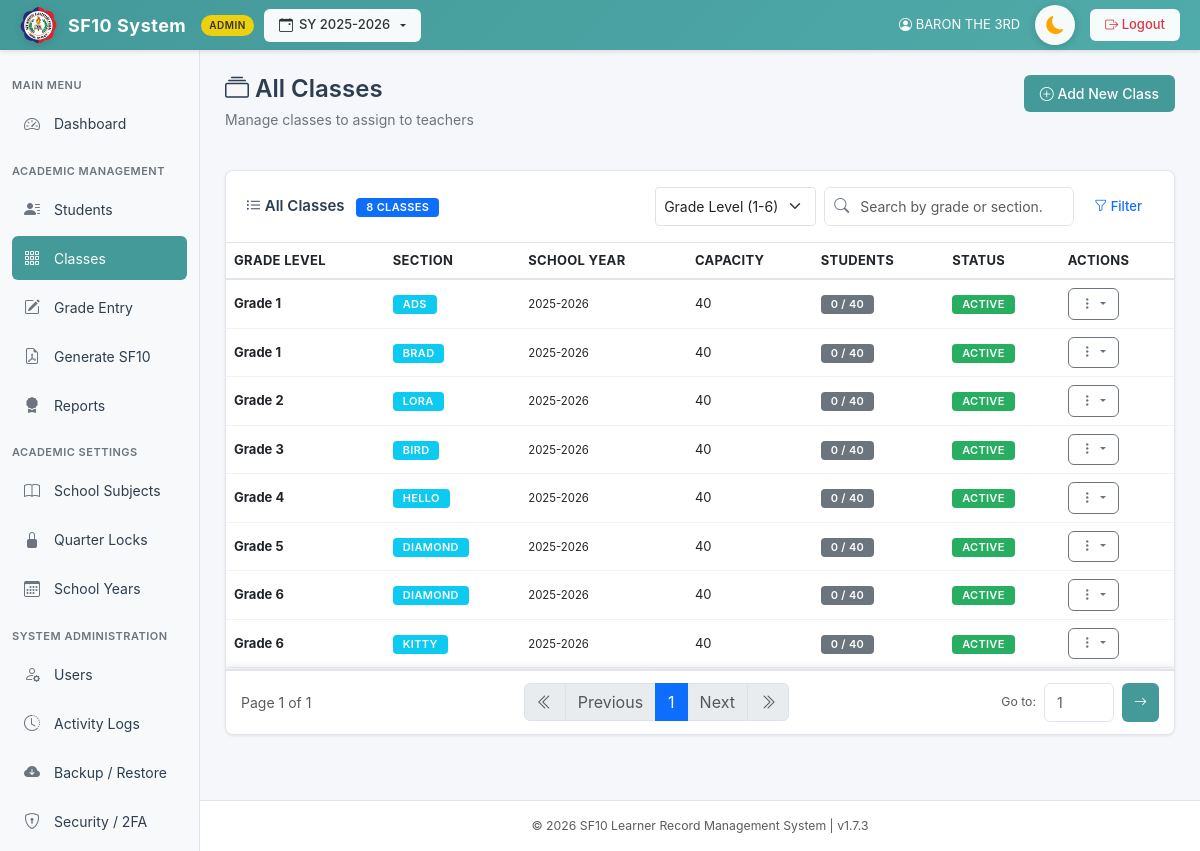
The app's page /pages/classes.php (signed in) with its own data.
### tables this page shows
CREATE TABLE `classes` (
  `id` int(11) NOT NULL AUTO_INCREMENT,
  `grade_level` varchar(10) NOT NULL,
  `section` varchar(50) NOT NULL,
  `school_year` varchar(20) NOT NULL,
  `capacity` int(11) NOT NULL DEFAULT 40,
  `status` enum('Active','Inactive') DEFAULT 'Active',
  `created_at` timestamp NOT NULL DEFAULT current_timestamp(),
  `updated_at` timestamp NOT NULL DEFAULT current_timestamp() ON UPDATE current_timestamp(),
  PRIMARY KEY (`id`),
  UNIQUE KEY `unique_class` (`grade_level`,`section`,`school_year`)
);

### pages/classes.php (the view, shortened to what this page needs)
<?php
require_once '../includes/db.php';
$currentSchoolYear = $_SESSION['school_year'] ?? null;
$filter_grade = isset($_GET['filter_grade']) ? $_GET['filter_grade'] : 'all';
$filter_status = isset($_GET['filter_status']) ? $_GET['filter_status'] : 'all';
$filter_sy = isset($_GET['filter_sy']) ? $_GET['filter_sy'] : 'all';
$search = isset($_GET['search']) ? $_GET['search'] : '';
$sort = isset($_GET['sort']) ? $_GET['sort'] : 'grade-asc';
$where = [];
$where[] = "school_year = '" . $conn->real_escape_string($currentSchoolYear) . "'";
$where_sql = !empty($where) ? 'WHERE ' . implode(' AND ', $where) : '';
$order_by = "";
switch ($sort) {
    case 'grade-asc': $order_by .= "c.grade_level ASC, c.section ASC"; break;
}
$page = isset($_GET['page']) ? max(1, (int)$_GET['page']) : 1;
$items_per_page = 20;
$count_query = "SELECT COUNT(*) as total FROM classes $where_sql";
$total_classes_filtered = $conn->query($count_query)->fetch_assoc()['total'];
$total_pages = ceil($total_classes_filtered / $items_per_page);
$page = max(1, min($total_pages, $page));
$offset = ($page - 1) * $items_per_page;
$classes_query = "SELECT c.*,
                  (SELECT COUNT(*) FROM students WHERE grade_level = c.grade_level AND section = c.section) as student_count
                  FROM classes c
                  $where_sql
                  ORDER BY $order_by
                  LIMIT $items_per_page OFFSET $offset";
$classes = $conn->query($classes_query);
$stats_where = "WHERE school_year = '" . $conn->real_escape_string($currentSchoolYear) . "'";
$total_classes = $conn->query("SELECT COUNT(*) as count FROM classes $stats_where")->fetch_assoc()['count'];
include '../templates/header.php';
?>
<div class="d-flex justify-content-between align-items-start mb-4">
    <div class="page-header mb-0">
        <h2><i class="bi bi-collection"></i> All Classes</h2>
        <p class="subtitle">Manage classes to assign to teachers</p>
    </div>
    <div class="d-flex gap-2">
        <a href="add_class.php" class="btn btn-primary">
            <i class="bi bi-plus-circle"></i> Add New Class
        </a>
    </div>
</div>
<div class="card classes-card">
    <div class="card-header d-flex justify-content-between align-items-center">
        <span>
            <i class="bi bi-list-ul"></i> All Classes
            <span class="badge bg-primary ms-2"><?= number_format($total_classes) ?> classes</span>
        </span>
        <div class="d-flex gap-2">
            <select id="sortClasses" class="form-select form-select-sm" style="width: auto;">
                        <option value="grade-asc" <?= $sort == 'grade-asc' ? 'selected' : '' ?>>Grade Level (1-6)</option>
                    </select>
                    <div style="position: relative; width: 250px;">
                        <input type="text" class="form-control form-control-sm" id="classSearch" placeholder="Search by grade or section..." value="<?= htmlspecialchars($search) ?>" style="padding-left: 35px; padding-right: 30px;">
                    </div>
                    <button class="btn btn-sm btn-outline-primary" data-bs-toggle="collapse" data-bs-target="#filterPanel">
                        <i class="bi bi-funnel"></i> Filter
                    </button>
                </div>
            </div>
            <div class="card-body">
                <div class="table-responsive">
                    <table class="table table-hover mb-0" id="classesTable">
                        <thead>
                            <tr>
                                <th>Grade Level</th>
                                <th>Section</th>
                                <th>School Year</th>
                                <th>Capacity</th>
                                <th>Students</th>
                                <th>Status</th>
                                <th>Actions</th>
                            </tr>
                        </thead>
                        <tbody>
                            <?php if ($classes && $classes->num_rows > 0): ?>
                                <?php while ($class = $classes->fetch_assoc()): ?>
                                <tr class="class-row"
                                    data-grade="<?= $class['grade_level'] ?>"
                                    data-section="<?= htmlspecialchars($class['section']) ?>"
                                    data-status="<?= htmlspecialchars($class['status']) ?>">
                                    <td><strong>Grade <?= htmlspecialchars($class['grade_level']) ?></strong></td>
                                    <td><span class="badge bg-info"><?= htmlspecialchars($class['section']) ?></span></td>
                                    <td><small><?= htmlspecialchars($class['school_year']) ?></small></td>
                                    <td><?= $class['capacity'] ?></td>
                                    <td>
                                        <span class="badge bg-secondary"><?= $class['student_count'] ?> / <?= $class['capacity'] ?></span>
                                    </td>
                                    <td>
                                        <?php if ($class['status'] == 'Active'): ?>
                                        <span class="badge bg-success">Active</span>
                                        <?php else: ?>
                                        <span class="badge bg-secondary">Inactive</span>
                                        <?php endif; ?>
                                    </td>
                                    <td>
                                        <div class="dropdown" style="position: static;">
                                            <button class="btn btn-sm btn-secondary dropdown-toggle" type="button" id="actionsDropdown<?= $class['id'] ?>" data-bs-toggle="dropdown" aria-expanded="false">
                                                <i class="bi bi-three-dots-vertical"></i>
                                            </button>
                                        </div>
                                    </td>
                                </tr>
                                <?php endwhile; ?>
                            <?php endif; ?>
                        </tbody>
                    </table>
                </div>
            </div>
            <?php if ($total_classes_filtered > 0): ?>
            <div class="pagination-container">
                <div class="d-flex justify-content-between align-items-center">
                    <div class="text-muted">
                        Page <?= $page ?> of <?= max(1, $total_pages) ?>
                    </div>
                    <nav aria-label="Page navigation">
                        <ul class="pagination mb-0">
                            <li class="page-item <?= $page <= 1 ? 'disabled' : '' ?>">
                                <a class="page-link" href="?page=1&filter_grade=<?= urlencode($filter_grade) ?>&filter_status=<?= urlencode($filter_status) ?>&filter_sy=<?= urlencode($filter_sy) ?>&search=<?= urlencode($search) ?>&sort=<?= urlencode($sort) ?>" title="First Page">
                                    <i class="bi bi-chevron-double-left"></i>
                                </a>
                            </li>
                            <li class="page-item <?= $page <= 1 ? 'disabled' : '' ?>">
                                <a class="page-link" href="?page=<?= max(1, $page - 1) ?>&filter_grade=<?= urlencode($filter_grade) ?>&filter_status=<?= urlencode($filter_status) ?>&filter_sy=<?= urlencode($filter_sy) ?>&search=<?= urlencode($search) ?>&sort=<?= urlencode($sort) ?>">Previous</a>
                            </li>
                            <?php
                            $start_page = max(1, $page - 2);
                            $end_page = min(max(1, $total_pages), $start_page + 4);
                            $start_page = max(1, $end_page - 4);
                            for($i = $start_page; $i <= $end_page; $i++):
                            ?>
                            <li class="page-item <?= $i == $page ? 'active' : '' ?>">
                                <a class="page-link" href="?page=<?= $i ?>&filter_grade=<?= urlencode($filter_grade) ?>&filter_status=<?= urlencode($filter_status) ?>&filter_sy=<?= urlencode($filter_sy) ?>&search=<?= urlencode($search) ?>&sort=<?= urlencode($sort) ?>"><?= $i ?></a>
                            </li>
                            <?php endfor; ?>
                            <li class="page-item <?= $page >= $total_pages ? 'disabled' : '' ?>">
                                <a class="page-link" href="?page=<?= min($total_pages, $page + 1) ?>&filter_grade=<?= urlencode($filter_grade) ?>&filter_status=<?= urlencode($filter_status) ?>&filter_sy=<?= urlencode($filter_sy) ?>&search=<?= urlencode($search) ?>&sort=<?= urlencode($sort) ?>">Next</a>
                            </li>
                            <li class="page-item <?= $page >= $total_pages ? 'disabled' : '' ?>">
                                <a class="page-link" href="?page=<?= max(1, $total_pages) ?>&filter_grade=<?= urlencode($filter_grade) ?>&filter_status=<?= urlencode($filter_status) ?>&filter_sy=<?= urlencode($filter_sy) ?>&search=<?= urlencode($search) ?>&sort=<?= urlencode($sort) ?>" title="Last Page">
                                    <i class="bi bi-chevron-double-right"></i>
                                </a>
                            </li>
                        </ul>
                    </nav>
                    <div class="d-flex align-items-center gap-2">
                        <span class="text-muted small">Go to:</span>
                        <form method="GET" class="d-flex gap-2" onsubmit="return validatePageJump()">
                            <input type="number"
                                   name="page"
                                   id="pageJump"
                                   class="form-control form-control-sm"
                                   style="width: 70px;"
                                   min="1"
                                   max="<?= max(1, $total_pages) ?>"
                                   placeholder="<?= $page ?>"
                                   title="Enter page number (1-<?= max(1, $total_pages) ?>)">
                            <button type="submit" class="btn btn-sm btn-primary">
                                <i class="bi bi-arrow-right"></i>
                            </button>
                        </form>
                    </div>
                </div>
            </div>
            <?php endif; ?>
        </div>
    </div>
<?php include '../templates/footer.php'; ?>

### assets/css/style.css (style rules this page uses)
* { margin: 0; padding: 0; box-sizing: border-box; }
body { background-color: #f5f7fa; font-family: -apple-system, BlinkMacSystemFont, "Segoe UI", Roboto, "Helvetica Neue", Arial, sans-serif; color: #2c3e50; font-size: 14px; overflow-x: hidden; overflow-y: overlay; }
html { overflow-y: overlay; }
:root { --primary-teal: #449999; --primary-teal-dark: #3a8585; --primary-teal-light: #4FABA9; --sidebar-bg: #f8f9fa; --topbar-bg: #449999; --text-dark: #2c3e50; --text-muted: #6c757d; --border-color: #e1e5eb; --card-shadow: 0 1px 3px rgba(0, 0, 0, 0.08); --hover-bg: #f0f2f5; --card-bg: #ffffff; --input-bg: #ffffff; --input-border: #ced4da; --input-text: #212529; }
.page-header { margin-bottom: 25px; }
.page-header h2 { color: var(--text-dark); font-size: 24px; font-weight: 600; margin-bottom: 5px; }
.page-header .subtitle { color: var(--text-muted); font-size: 14px; }
.card { border: 1px solid var(--border-color); border-radius: 8px; box-shadow: var(--card-shadow); background: white; margin-bottom: 20px; }
.card-header { background: white; border-bottom: 1px solid var(--border-color); padding: 16px 20px; font-weight: 600; color: var(--text-dark); font-size: 15px; border-radius: 8px 8px 0 0 !important; }
.card-body { padding: 20px; }
.btn { border-radius: 6px; font-weight: 500; padding: 8px 16px; font-size: 14px; transition: all 0.2s; border: none; }
.btn-primary { background-color: var(--primary-teal); color: white; }
.btn-secondary { background-color: #ffffff !important; border-color: #6c757d; color: #6c757d !important; border-width: 1px; border-style: solid; }
.btn-secondary i { color: #6c757d !important; }
.btn-sm { padding: 5px 12px; font-size: 13px; }
.table { font-size: 13px; }
.table thead { background: #f8f9fa; color: var(--text-dark); font-weight: 600; border-bottom: 2px solid var(--border-color); }
.table thead th { padding: 12px; border: none; font-size: 13px; text-transform: uppercase; letter-spacing: 0.3px; }
.table tbody td { padding: 12px; vertical-align: middle; border-bottom: 1px solid #f0f2f5; }
.form-control { border: 1px solid var(--border-color); border-radius: 6px; padding: 8px 12px; transition: all 0.3s; }
.badge { padding: 4px 10px; border-radius: 4px; font-size: 11px; font-weight: 600; text-transform: uppercase; letter-spacing: 0.3px; }
.bg-success { background-color: #27ae60 !important; }
@media (min-width: 992px) { .table { font-size: 14px; } }

### templates/header.php (style rules this page uses)
html, body { background-color: #f4f7fb; }

### pages/classes.php (style rules this page uses)
html, body { height: 100vh; margin: 0; padding: 0; overflow: hidden !important; }
body { display: flex; flex-direction: column; }
.classes-card { flex: 1 1 auto; display: flex; flex-direction: column; min-height: 0; overflow: hidden; margin-bottom: 0 !important; }
.classes-card .card-body { flex: 1 1 auto; display: flex; flex-direction: column; min-height: 0; overflow: hidden; padding: 0; }
.table-responsive { flex: 1 1 auto; min-height: 0; overflow-y: auto !important; overflow-x: auto; -webkit-overflow-scrolling: touch; margin-bottom: 0; }
#classesTable { font-size: 13px; width: 100%; margin-bottom: 0; }
#classesTable th, #classesTable td { padding: 8px; }
#classesTable thead { position: sticky; top: 0; z-index: 10; background: var(--card-bg, #fff); }
.pagination-container { flex-shrink: 0; position: sticky; bottom: 0; z-index: 1000; background: var(--card-bg); border-top: 2px solid var(--border-color); padding: 12px 15px; box-shadow: 0 -2px 8px rgba(0,0,0,0.1); }

### records on screen
classes: grade_level "1", section "ADS", school_year "2025-2026", capacity "40", student_count "0", status "ACTIVE"
classes: grade_level "1", section "BRAD", school_year "2025-2026", capacity "40", student_count "0", status "ACTIVE"
classes: grade_level "2", section "LORA", school_year "2025-2026", capacity "40", student_count "0", status "ACTIVE"
classes: grade_level "3", section "BIRD", school_year "2025-2026", capacity "40", student_count "0", status "ACTIVE"
classes: grade_level "4", section "HELLO", school_year "2025-2026", capacity "40", student_count "0", status "ACTIVE"
classes: grade_level "5", section "DIAMOND", school_year "2025-2026", capacity "40", student_count "0", status "ACTIVE"
classes: grade_level "6", section "DIAMOND", school_year "2025-2026", capacity "40", student_count "0", status "ACTIVE"
classes: grade_level "6", section "KITTY", school_year "2025-2026", capacity "40", student_count "0", status "ACTIVE"

### other values on screen
$_SESSION['school_year'] "2025-2026"
$user['full_name'] "BARON THE 3RD"
$total_classes "8"
$page "1"
max(1, $total_pages) "1"
